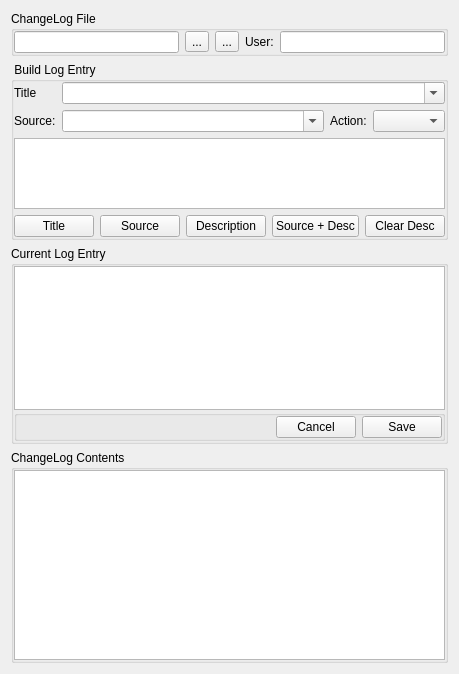
<?xml version="1.0" encoding="UTF-8"?>
<ui version="4.0">
 <class>FormChangelog</class>
 <widget class="QWidget" name="FormChangelog">
  <property name="geometry">
   <rect>
    <x>0</x>
    <y>0</y>
    <width>454</width>
    <height>674</height>
   </rect>
  </property>
  <property name="windowTitle">
   <string>Manage ChangeLog</string>
  </property>
  <layout class="QVBoxLayout" name="verticalLayout_3">
   <item>
    <widget class="QGroupBox" name="groupBox_2">
     <property name="title">
      <string>ChangeLog File</string>
     </property>
     <layout class="QHBoxLayout" name="horizontalLayout">
      <property name="margin">
       <number>0</number>
      </property>
      <item>
       <widget class="QLineEdit" name="editChangelog"/>
      </item>
      <item>
       <widget class="QToolButton" name="buttonOpen">
        <property name="text">
         <string>...</string>
        </property>
       </widget>
      </item>
      <item>
       <widget class="QToolButton" name="buttonNew">
        <property name="text">
         <string>...</string>
        </property>
       </widget>
      </item>
      <item>
       <widget class="QLabel" name="label">
        <property name="text">
         <string>User:</string>
        </property>
       </widget>
      </item>
      <item>
       <widget class="QLineEdit" name="editUser"/>
      </item>
     </layout>
    </widget>
   </item>
   <item>
    <widget class="QGroupBox" name="groupBox">
     <property name="maximumSize">
      <size>
       <width>16777215</width>
       <height>180</height>
      </size>
     </property>
     <property name="title">
      <string> Build Log Entry</string>
     </property>
     <layout class="QGridLayout" name="gridLayout">
      <property name="margin">
       <number>0</number>
      </property>
      <item row="1" column="0">
       <widget class="QLabel" name="label_3">
        <property name="text">
         <string>Title</string>
        </property>
       </widget>
      </item>
      <item row="1" column="1" colspan="3">
       <widget class="QComboBox" name="comboTitle">
        <property name="editable">
         <bool>true</bool>
        </property>
        <property name="insertPolicy">
         <enum>QComboBox::InsertAlphabetically</enum>
        </property>
       </widget>
      </item>
      <item row="4" column="0">
       <widget class="QLabel" name="label_6">
        <property name="text">
         <string>Source:</string>
        </property>
       </widget>
      </item>
      <item row="4" column="2">
       <widget class="QLabel" name="label_7">
        <property name="text">
         <string>Action:</string>
        </property>
       </widget>
      </item>
      <item row="4" column="3">
       <widget class="QComboBox" name="comboAction"/>
      </item>
      <item row="5" column="0" colspan="4">
       <widget class="QPlainTextEdit" name="plainCurrentLog">
        <property name="lineWrapMode">
         <enum>QPlainTextEdit::NoWrap</enum>
        </property>
       </widget>
      </item>
      <item row="6" column="0" colspan="4">
       <layout class="QHBoxLayout" name="horizontalLayout_3">
        <item>
         <widget class="QPushButton" name="buttonTitle">
          <property name="text">
           <string>Title</string>
          </property>
         </widget>
        </item>
        <item>
         <widget class="QPushButton" name="buttonSource">
          <property name="text">
           <string>Source</string>
          </property>
         </widget>
        </item>
        <item>
         <widget class="QPushButton" name="buttonDesc">
          <property name="text">
           <string>Description</string>
          </property>
         </widget>
        </item>
        <item>
         <widget class="QPushButton" name="buttonSrcDesc">
          <property name="text">
           <string>Source + Desc</string>
          </property>
         </widget>
        </item>
        <item>
         <spacer name="horizontalSpacer_2">
          <property name="orientation">
           <enum>Qt::Horizontal</enum>
          </property>
          <property name="sizeHint" stdset="0">
           <size>
            <width>40</width>
            <height>20</height>
           </size>
          </property>
         </spacer>
        </item>
        <item>
         <widget class="QPushButton" name="buttonClearDesc">
          <property name="text">
           <string>Clear Desc</string>
          </property>
         </widget>
        </item>
       </layout>
      </item>
      <item row="4" column="1">
       <widget class="QComboBox" name="comboSources">
        <property name="sizePolicy">
         <sizepolicy hsizetype="Expanding" vsizetype="Fixed">
          <horstretch>0</horstretch>
          <verstretch>0</verstretch>
         </sizepolicy>
        </property>
        <property name="editable">
         <bool>true</bool>
        </property>
        <property name="insertPolicy">
         <enum>QComboBox::InsertAlphabetically</enum>
        </property>
       </widget>
      </item>
     </layout>
    </widget>
   </item>
   <item>
    <widget class="QGroupBox" name="groupBox_3">
     <property name="maximumSize">
      <size>
       <width>16777215</width>
       <height>200</height>
      </size>
     </property>
     <property name="title">
      <string>Current Log Entry</string>
     </property>
     <layout class="QVBoxLayout" name="verticalLayout_2">
      <property name="spacing">
       <number>0</number>
      </property>
      <property name="margin">
       <number>0</number>
      </property>
      <item>
       <widget class="QPlainTextEdit" name="plainLogEntry">
        <property name="lineWrapMode">
         <enum>QPlainTextEdit::NoWrap</enum>
        </property>
        <property name="readOnly">
         <bool>false</bool>
        </property>
       </widget>
      </item>
      <item>
       <widget class="QGroupBox" name="groupBox_5">
        <property name="title">
         <string/>
        </property>
        <layout class="QHBoxLayout" name="horizontalLayout_2">
         <property name="margin">
          <number>0</number>
         </property>
         <item>
          <spacer name="horizontalSpacer">
           <property name="orientation">
            <enum>Qt::Horizontal</enum>
           </property>
           <property name="sizeHint" stdset="0">
            <size>
             <width>40</width>
             <height>20</height>
            </size>
           </property>
          </spacer>
         </item>
         <item>
          <widget class="QPushButton" name="buttonCancel">
           <property name="text">
            <string>Cancel</string>
           </property>
          </widget>
         </item>
         <item>
          <widget class="QPushButton" name="buttonSave">
           <property name="text">
            <string>Save</string>
           </property>
          </widget>
         </item>
        </layout>
       </widget>
      </item>
     </layout>
    </widget>
   </item>
   <item>
    <widget class="QGroupBox" name="groupBox_4">
     <property name="title">
      <string>ChangeLog Contents</string>
     </property>
     <layout class="QVBoxLayout" name="verticalLayout">
      <property name="margin">
       <number>0</number>
      </property>
      <item>
       <widget class="HBQPlainTextEdit" name="plainChangelog">
        <property name="lineWrapMode">
         <enum>QPlainTextEdit::NoWrap</enum>
        </property>
        <property name="readOnly">
         <bool>false</bool>
        </property>
       </widget>
      </item>
     </layout>
    </widget>
   </item>
  </layout>
 </widget>
 <customwidgets>
  <customwidget>
   <class>HBQPlainTextEdit</class>
   <extends>QPlainTextEdit</extends>
   <header>hbqplaintextedit.h</header>
  </customwidget>
 </customwidgets>
 <resources/>
 <connections/>
</ui>
